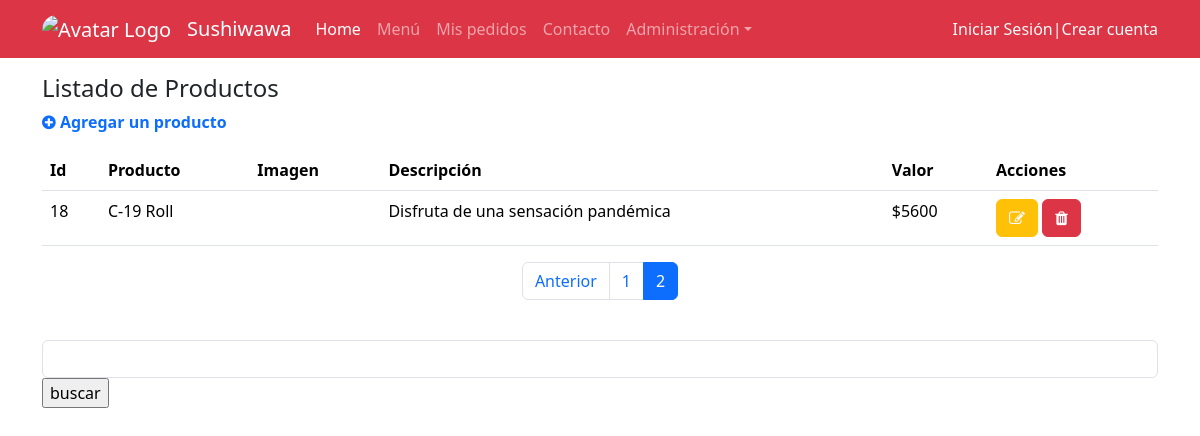
The page /productos/?page=2 on the database as committed earlier.
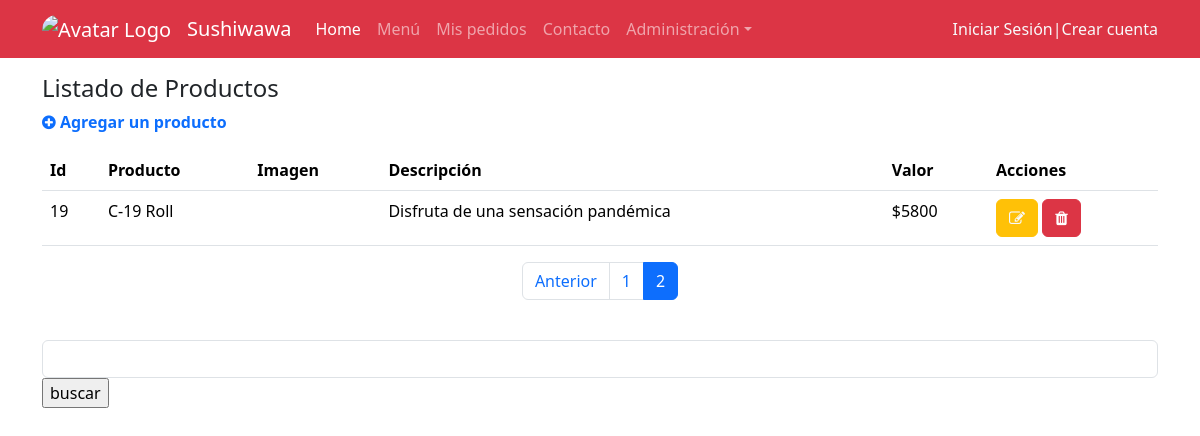
The same page on the database as committed later.
### sushi/models.py (models this page shows, shortened)
class Producto(models.Model):
    nombre_producto=models.CharField(max_length=50, null=False)
    imagen=models.ImageField(upload_to='productos', null=True)
    descripcion=models.CharField(max_length=50, null=False)
    valor=models.IntegerField(null=False)

### sushi/views.py (the view)
# urls.py: path('productos/', productos, name='productos'),
def productos(request):
    productos=Producto.objects.all()
    page=request.GET.get('page',1)
    try:
        pagtr=Paginator(productos,3)
        productos=pagtr.page(page)
    except:
        raise Http404
    print(productos)
    datos={
        "productos":productos,
        "paginator":pagtr
    }
    if request.method=="POST":
        val=request.POST.get("valor")
        productos=Producto.objects.filter(valor=val)
        datos={
        "productos":productos,
        }
    return render(request,'sushi/productos.html', datos)

### sushi/templates/sushi/productos.html (shortened to what this page needs)
{% extends "sushi/base.html" %}
{% load static %}
{% block links %}
<link rel="stylesheet" href="https://cdnjs.cloudflare.com/ajax/libs/font-awesome/4.7.0/css/font-awesome.min.css">
{% endblock links %}
{% block contenido %}
    <div class="container">
      <div class="mt-3">
        <h1 class="h4">Listado de Productos</h1>
        <p ><a href="{% url "crearproducto" %}" class="nodecolink"><i class="fa fa-plus-circle" aria-hidden="true"></i> Agregar un producto</p></a>
      </div>
      <div class="mt-2 table-responsive">
        <table class="table table-hover">
            <thead>
              <tr>
                <th>Id</th>
                <th>Producto</th>
                <th>Imagen</th>
                <th>Descripción</th>
                <th>Valor</th>
                <th>Acciones</th>
              </tr>
            </thead>
            <tbody>
              {% for p in productos  %}
              <tr>
                <td>{{p.id}}</td>
                <td>{{p.nombre_producto | title}}</td>
                <td><img src="{{p.imagen.url}} " alt="" height="50"></td>
                <td>{{p.descripcion | capfirst}}</td>
                <td>${{p.valor }}</td>
                <td>
                    <a href="{% url "modificarproducto" p.id %}" role="button" class="btn btn-warning text-light"><i class="fa fa-pencil-square-o" aria-hidden="true"></i></a>
                    <a href="{% url "eliminarproducto" p.id %}" role="button" class="btn btn-danger"><i class="fa fa-trash" aria-hidden="true"></i></a>
                </td>
              </tr>
              {% endfor %}
            </tbody>
        </table>
          <div>
            {% include 'sushi/paginator.html' %}
          </div>
      </div>
      <form action="" method="post">
        <div class="form-group">
          <input type="text" class="form-control" name="valor" id="id_valor" aria-describedby="helpId" placeholder="">
        </div>
        <input type="submit" value="buscar">
      </form>
    </div>
    {% endblock contenido %}

Rows that differ between the two databases and show on the page:
removed Producto: id "18", nombre_producto "C-19 Roll", descripcion "Disfruta de una sensación pandémica", valor "5600"
added Producto: id "19", nombre_producto "C-19 Roll", descripcion "Disfruta de una sensación pandémica", valor "5800"
